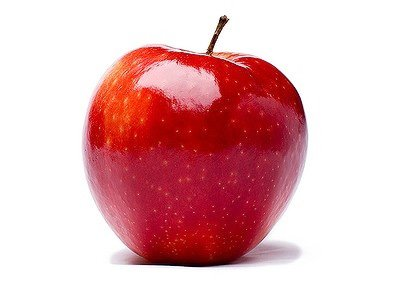
#> input picture 99_Studyfile/02_Sample/apple.jpeg, 420 x 288 px; its folder holds only this picture in this run
$ jupyter execute 02_CustomFilter.ipynb
#> lines starting #> are read from the running program, lines starting #| are printed output that depends on the picture
#### 02_Custom Filter 적용하기

[cell 1]
import cv2
import matplotlib.pyplot as plt
import numpy as np
import os
import glob

[cell 2]
image_path = '../99_Studyfile/02_Sample/'   # 폴더 지정

image_list = glob.glob(os.path.join(image_path, '*.jpeg'))  # 지정 이미지 형식 모두 불러오기

[cell 3]
# filter2D 효과

for path in image_list:
    print(path)
    image = cv2.imread(path, 1)
#> image is the input picture: shape (288, 420, 3); mean B, G, R 187, 183.6, 228.3
    image = cv2. cvtColor(image, cv2.COLOR_BGR2RGB)


    # Custom Filter
    filter = np.array([[-1,3,3],
                       [-3,7,-5],
                       [5,-1,-6]])

    # Custom Filter 적용
    custom_filter_img = cv2.filter2D(image, -2, filter)
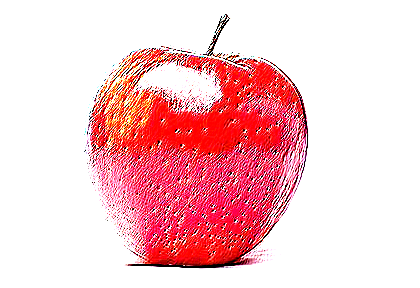
#> custom_filter_img: shape (288, 420, 3); mean R, G, B 246.7, 199.7, 204.1

    plt.imshow(custom_filter_img)
    plt.show()

#### 다양한 효과 필터

[cell 4]
# Sepia 효과

for path in image_list:
    print(path)
    image = cv2.imread(path, 1)

    # 효과 필터 적용
    filter_ = np.array([[0.572, 0.734, 0.872],[0.621, 0.826, 0.443],[0.124, 0.145, 0.166]])

    sepia_img = cv2.transform(image, filter_)
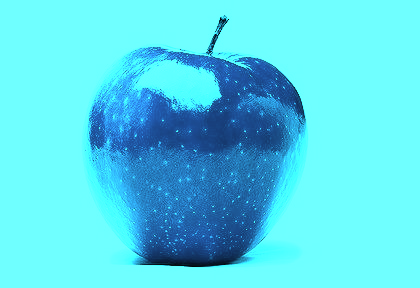
#> sepia_img: shape (288, 420, 3); mean B, G, R 234.3, 216.3, 87.7

    plt.imshow(sepia_img)
    plt.show()

#### 엠보스 효과

[cell 5]
# embossing 효과

for path in image_list:
    print(path)
    image = cv2.imread(path, 1)

    # 효과 적용
    filter_temp = np.array([[0,1,0],[0,0,0],[0,-1,0]])

    emboss_img = cv2.filter2D(image, -1, filter_temp)
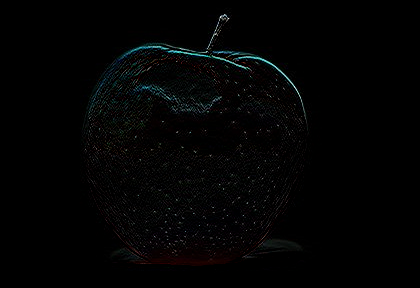
#> emboss_img: shape (288, 420, 3); mean B, G, R 3.1, 3.1, 2.8
    emboss_img = emboss_img + 100
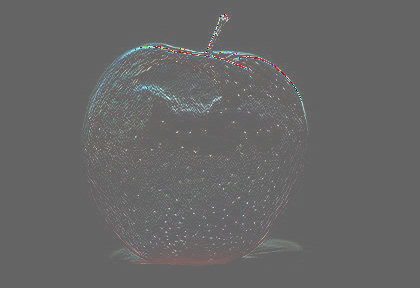
#> emboss_img: shape (288, 420, 3); mean B, G, R 102.6, 102.6, 102.7

    plt.imshow(emboss_img)
    plt.show()

$ run again, on 99_Studyfile/02_Sample/box_image.jpeg
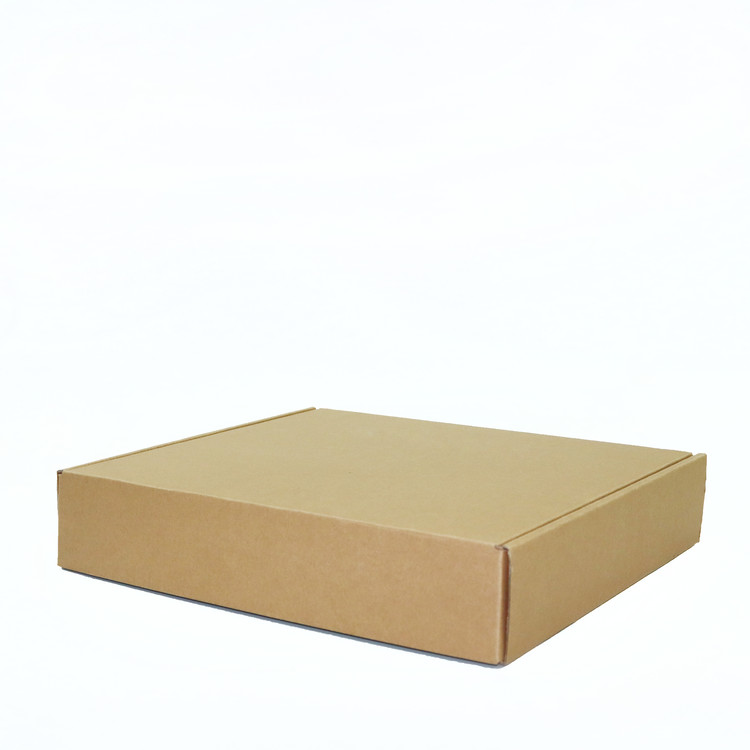
#> input picture 99_Studyfile/02_Sample/box_image.jpeg, 750 x 750 px
#> image is the input picture: shape (750, 750, 3); mean B, G, R 226.2, 234.9, 237.8
#> `sepia_img = cv2.transform(image, filter_)`:
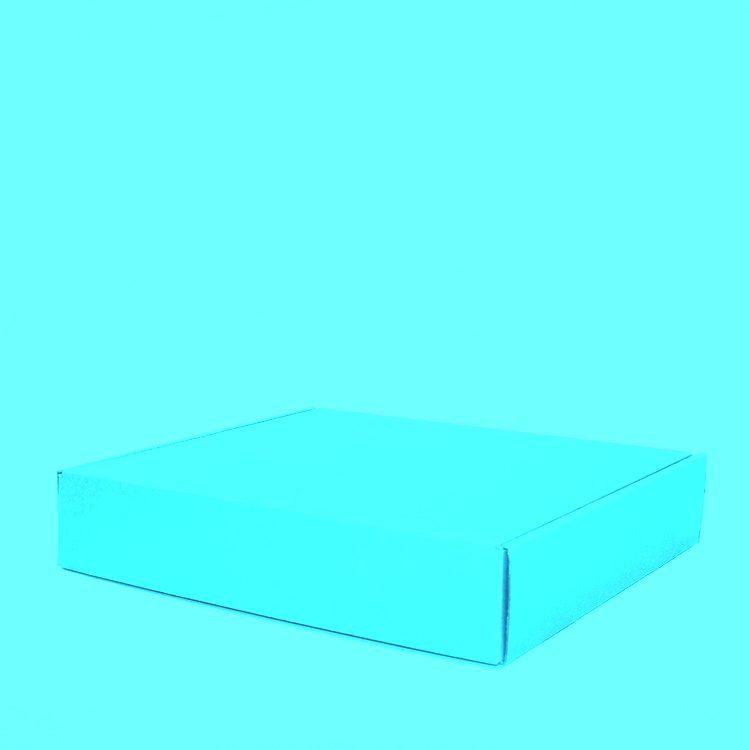
#> sepia_img: shape (750, 750, 3); mean B, G, R 254.8, 254.6, 101.4
#> `emboss_img = emboss_img + 100`:
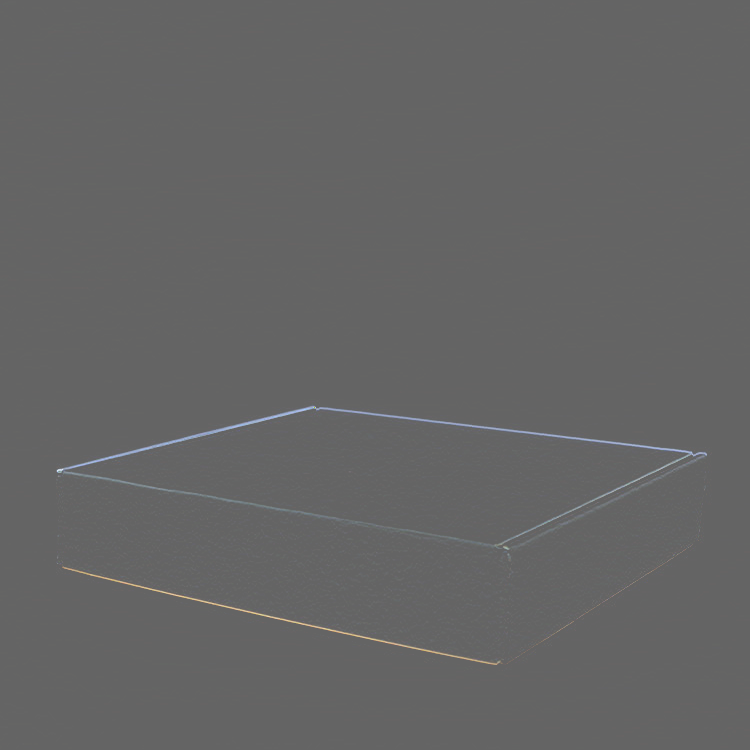
#> emboss_img: shape (750, 750, 3); mean B, G, R 100.7, 100.7, 100.7
